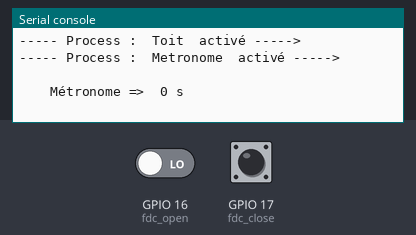
A program run on a simulated ESP32 board running MicroPython. Shown: the last lines printed to the serial console. The test bench sets the inputs (shaded band); at power-on: GPIO 17 (fdc_close) LOW, GPIO 16 (fdc_open) LOW.

Above: at 1.2 s.
1.3 s: GPIO 17 (fdc_close) driven HIGH
At 5.5 s:
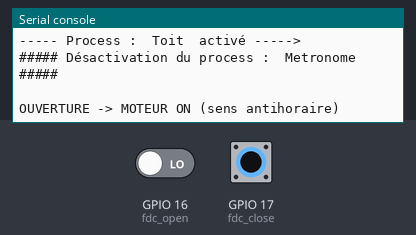
6.1 s: GPIO 16 (fdc_open) driven HIGH
At 7.1 s:
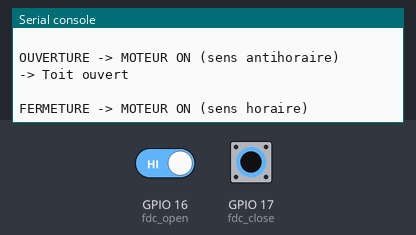
7.9 s: GPIO 17 (fdc_close) pulsed LOW 2 times (0.12 s each, 0.3 s apart)
At 9.5 s:
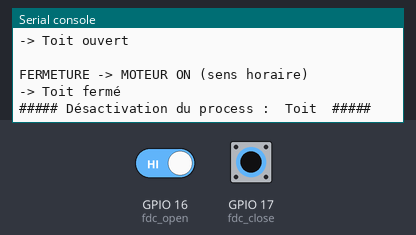
Timing chart, 0 to 11.0 s (numbered marks = the images above; inputs shaded):
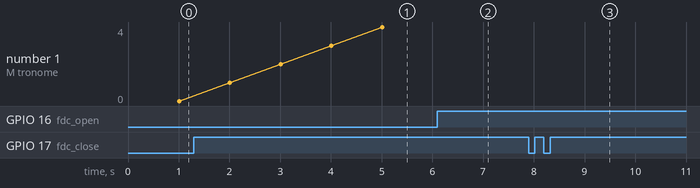

Measured:
- after the input at 1.3 s, the serial console: prints a new line after 0.30 s (image 1)
- after the input at 6.1 s, the serial console: prints a new line after 0.30 s (image 2)
- after the input at 7.9 s, the serial console: prints a new line after 0.72 s (image 3)

The program:

Automatisme-V01.py
```python
"""
=====
Si on veut provoquer une situation d'interblocage, il faut décommenter les lignes 151 et 152
=====

Principe d'utilisation d'un registre d'ordonnancement des tâches dans un processus
pour exécuter plusieurs processus en même temps, les uns après les autres au cours d'un même cycle

Ce code permet de prendre en charge deux processus "simultanés" (temps partagé) :
    - séquence ouverture puis fermeture d'un toit de maquette de serre
    - séquence de chronométrage (métronome 5s)

La gestion de la motorisation n'est pas implémentée, juste
les capteurs de fin de course en ouverture et fermeture.

La routine de gestion des processus prend en charge trois dictionnaires :
    process = {} # Liste des processus enregistrés (clé) : activé ou non (value)
    ressources = {} # Liste des ressources disponibles (clé) : utilisée ou non par un process (value)
    attente = {} # Liste des process suspendus (clé) : [ressources attendues] (value)
    Elle alloue de même un espace mémoire utilisable à chaque cycle

jacques@j-chouteau.org
Github : soprolab
"""

from machine import Pin
from time import sleep, ticks_ms

fdc_close = Pin (17, Pin.IN ) # Broches où sont connectés les interrupteurs de fin-de-course
fdc_open = Pin (16, Pin.IN )

capteurs = 0 # Registre d'état des capteurs
capteurs_mem = 0 # Etat des capteurs au cycle précédent
capteurs_chg = 0 # Indicateur de changement d'état


sequence_toit_progress = 0 # progression dans les étapes du processus

# ============================================ mise_a_jour_capteurs
# ============================================
def mise_a_jour_capteurs ( ):
    """
    Cette fonction met à jour les registres qui représentent l'état des capteurs
    Elle permet de plus d'indiquer si un changement d'état a eu lieu (capteurs_chg)
    par rapport au cycle précédent.
    bit 0 -> Capteur fin de course en fermeture
    bit 1 -> Capteur fin de course en ouverture
    """
    global capteurs
    global capteurs_mem
    global capteurs_chg
    capteurs = (capteurs & 0xFE) | fdc_close.value ( ) # Màj du bit d’index 0
    capteurs = (capteurs & 0xFD) | ( fdc_open.value ( )  << 1 ) # Màj du bit d’index 1
    capteurs_chg = capteurs ^ capteurs_mem # Indicatr de chgmnt d’état
    capteurs_mem = capteurs # Mémoriser l’état pour la proch. boucle
    if capteurs_chg :
        sleep ( 0.3 )  # tempo d’anti-rebond pour les interrupteurs

# ========================================================================================
# ============================================ class tache : embryon de noyau "multitâches"
# ========================================================================================
class tache ( ):
    process = {} # Liste des process (clé) : activé ou non (value)
    ressources = { 'Moteur':None, 'Timer':None } # Liste des ressources
    attente = {} # Dict des ressources (clé) : attendues par des [process] (values)

    def __init__ (self, nom, fonction, mem:int=0 ):
        tache.process[self] = False # tache non active
        self.nom = nom
        self.etape = None
        self.fonction = fonction # fonction d'exécution du processus
        self.memoire = [ 0 for _ in range(mem) ] # création espace mémoire

    def activer ( self ): # =====================================
        """
        Indiquer que la tâche est active, donc qu'elle doit devenir un processus
        """
        if self.etape == None : # La tâche n'a pas été suspendue auparavant -> commencer à 0
            self.etape = 0
        tache.process[self] = True
        print("----- Process : ", self.nom, " activé ----->")

    def suspendre ( self, ress ): # =====================================
        """
        Mettre un processus en attente si la ressource demandée n'est pas disponible
        """
        print("..... Process : ", self.nom, " suspendu -> en attente .....")
        if ress in tache.attente.keys() :
            tache.attente[ress].append(self) # ajouter le process à la file d'attente
        else :
            tache.attente[ress]=[self] # créer une fille d'attente et y placer le process
        tache.process[self] = False

    def reserver ( self, ress ) : # ===================
        """
        Si la ressource nécessaire est disponible alors la réserver
        Sinon, mettre le processus en attente
        """
        # print("Demande de réservation : ",self.nom," ->", ress)
        if not ress in tache.ressources.keys() : # La ressource n'existe pas
            print("### Ressource NON REPERTORIEE ! ###")
            return None

        if tache.ressources[ress] == self : # La ressource est déjà attribuée à ce process
            return 1
        if tache.ressources[ress] == None : # La ressource est disponible
            tache.ressources[ress] = self # ressource réservée
            return 1
        self.suspendre(ress) # Ressource non disponilbe -> Mettre la tâche en attente
        return None

    def liberer ( self, ress ) :  # =====================================
        """ Libérer une ressource devenue inutile """
        if tache.ressources[ress] == self : # Si la ressource était attribuée au process
            tache.ressources[ress] = None # libérer la ressource
            self.mise_a_jour( ress )

    def mise_a_jour ( self, ress ): # =====================================
        """
        Vérifier si une tâche peut être réactivée (ressource devenue disponible)
        """
        if ress in tache.attente.keys() : # Un processa attendait la ressource
            tache.attente[ress][0].reserver(ress) # Attribuer la ressource au process en attente
            tache.attente[ress][0].activer() # Activer le process
            tache.attente[ress].pop(0) # retirer le process de la liste des process en attente de la ressoource
            if tache.attente[ress] == [] :
                tache.attente.pop(ress) # retirer la ressource si elle n'est plus attendue

    def desactiver ( self ): # =====================================
        """ Libérer les ressources utilisées """
        self.etape = None # Si la tâche est réactiver plus tard -> recommencer à l'étape 0 lors de l'activation
        tache.process[self] = False
        for une_ress in tache.ressources.keys( ): # Libérer les ressources attribuées au process
            if tache.ressources[une_ress] == self :
                tache.ressources[une_ress] = None
        print("##### Désactivation du process : ",self.nom," #####")

    def executer ( self ): # =====================================
        """ Effectuer un cycle dans une tache """
        if tache.process[self] == True:
            self.fonction ( self )

# ================================================================ FONCTION de gestion du
# ================================================================ processus de métronome
def sequence_metronome_execute ( process ) :
    t0 = process.memoire[0] # Charger la mémoire allouée dans les variables de travail
    t1 = process.memoire[1]
    cptr = process.memoire[2]

    if process.etape == 3 : # 15s au total -> fin du process
#        if process.reserver('Moteur') :
#            process.liberer('Moteur')
            process.liberer ('Timer')
            process.desactiver()
            process.etape = None

    if process.etape == 2 : # Afficher le métronome retour étape 1
        print("\n\t\tMétronome => ", cptr, "s")
        t0 = t1
        cptr += 1
        if cptr == 5 :
            process.etape = 3
        else :
            process.etape = 1

    if process.etape == 1 : # 1s s'est écoulée, passer à l'étape 2
        t1 = ticks_ms()
        if t1 >= t0 + 1000:
            process.etape = 2

    if process.etape == 0 : # Initialisation du process métronome
        if process.reserver('Timer'):
            t0 = ticks_ms()
            cptr = 0
            process.etape = 1

    process.memoire[0] = t0 # Stocker les variables de travail dans la mémoire allouée
    process.memoire[1] = t1
    process.memoire[2] = cptr


# ============================================================== FONCTION de gestion de la
# ============================================================== sequence_toit
def sequence_toit_execute ( process ):

    if process.etape == 4 : # première étape le toit est-il fermé
        if capteurs_chg & 1 and capteurs_mem & 1 :
            print("-> Toit fermé")
            # Le code est sensé ici arrêter la rotation du moteur en fermeture
            process.liberer('Moteur')
            process.desactiver()
            process.etape = None

    if process.etape == 3 : # activer l'ouverture du toit
        print("\nFERMETURE -> MOTEUR ON (sens horaire)")
        # Le code est sensé ici mettre le moteur en marche pour FERMER le toit de la mini_serre
        process.etape = 4 # passer à l'étape 4

    if process.etape == 2 : # activer l'ouverture du toit
        if capteurs_chg & 2 and capteurs_mem & 2 :
            print("-> Toit ouvert")
            # Le code est sensé ici arrêter la rotation du moteur en ouverture
            process.etape = 3 # passer à l'étape 3

    if process.etape == 1 : # activer l'ouverture du toit
        if process.reserver('Moteur') and process.reserver('Timer'):
            print("\nOUVERTURE -> MOTEUR ON (sens antihoraire)")
            # Le code est sensé ici mettre le moteur en marche pour OUVRIR le toit de la mini_serre
            process.etape = 2 # passer à l'étape 2

    if process.etape == 0 : # première étape le toit est-il fermé ?
        if capteurs_mem & 1 :
            print("--- Toit fermé ---")
            process.etape = 1 # passer à l'étape 1

# ======================================================================
# ====================================================================== OUVERTURE / FERMETURE TOIT
"""
Déclaration du processus sequence_toit :
    - vérifier que le toit est fermé
    -> ouvrir le toit
    - lorsque le toit est ouvert
    -> fermer le toit
    - lorsque le toit est fermé
    -> fin du processus
Mémoire allouée -> Aucune
Ressource necéssaire -> 'Moteur' et 'Timer' => interblocage
"""
sequence_toit = tache ( "Toit", sequence_toit_execute )
if sequence_toit :
    sequence_toit.activer( ) # activation du processus
else :
    print("========= Ouverture / Fermeture -> Non activé =========")

# ======================================================================
# ====================================================================== METRONOME
"""
Déclaration du processus metronome :
    1- relever t0
    2- attendre qu'une seconde se soit écoulée
    3-> afficher un message et étape 2
    4- Si 5s écoulées, fin du processus
Mémoire allouée : 3 int (-> 3 x 4 octets)
Ressource necéssaire -> 'Timer' et 'Moteur' => interblocage
"""
sequence_metronome = tache ( "Metronome", sequence_metronome_execute, mem=3 )
if sequence_metronome :
    sequence_metronome.activer( )
else :
    print("========= Métronome -> Non activé =========")


# ======================================================================
# ====================================================================== BOUCLAGE des cycles
while True:

    mise_a_jour_capteurs ( )

    for une_tache in tache.process.keys() :
        une_tache.executer ( ) # exécuter une étape pour chaque process activé
```
